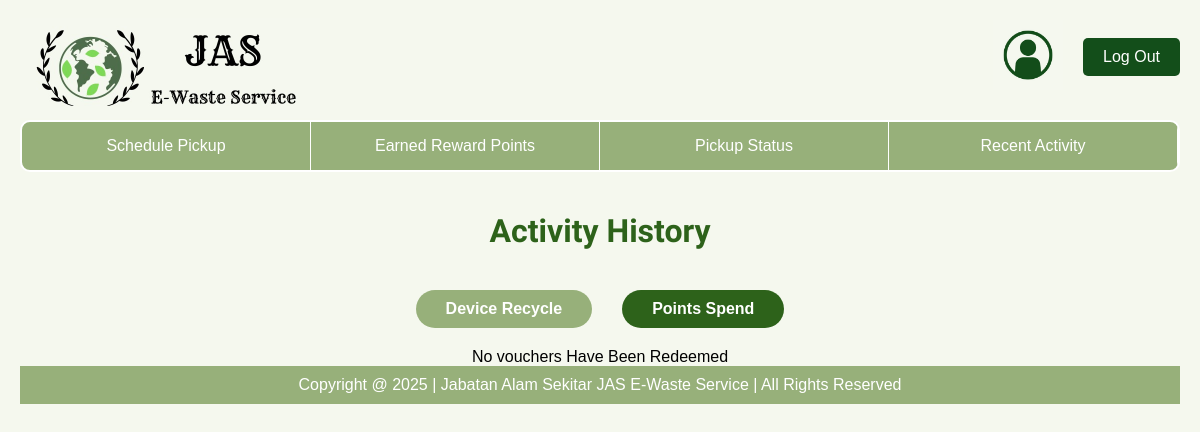
Page /customer/history-voucher/ (signed in) on the earlier database version.
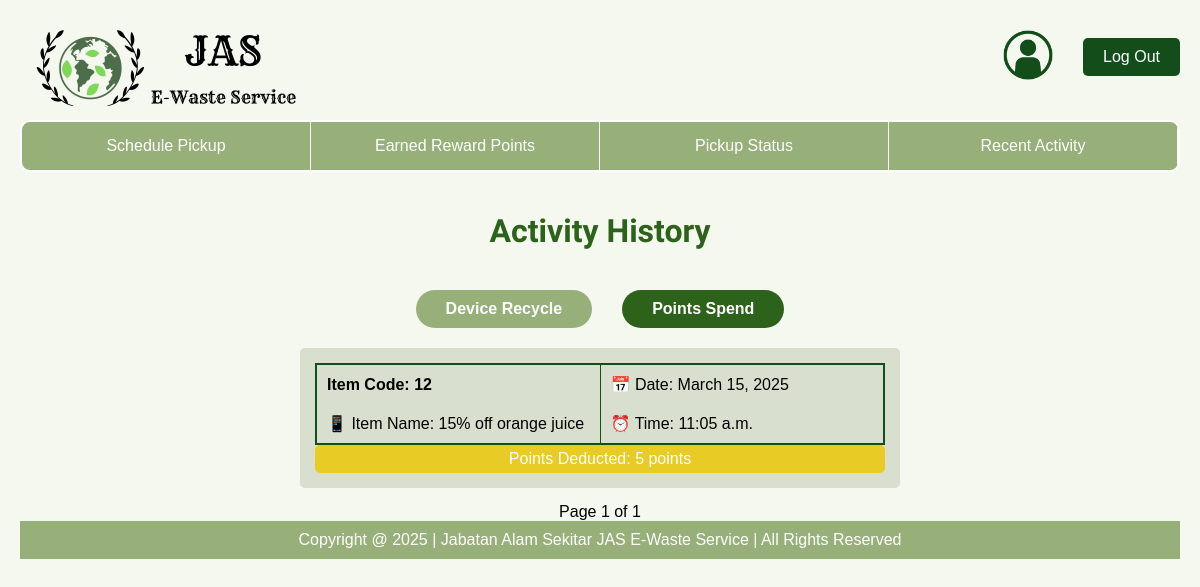
Same page on the later database version.
### database/models.py (models this page shows, shortened)
class Voucher(models.Model):
    voucherID = models.CharField(primary_key=True, max_length=200)
    name = models.CharField(max_length=150)
    pointsRequired = models.IntegerField()
    quantity = models.IntegerField()

### customer/views.py (the view)
# urls.py: path('history-voucher/', voucher_redeemed, name='voucher_redeemed'),  # Activity History - Voucher Redeemed
def voucher_redeemed(request):
    customerID = request.session.get('user_id')
    vouchers_redeemed = (CustomerRedemption.objects.filter(customer__customerID=customerID, status=False).select_related('voucher')
                         .values('voucher__voucherID', 'voucher__name', 'date', 'time', 'voucher__pointsRequired')
                         .order_by('-time')
                         )
    pagination = Paginator(vouchers_redeemed, 4)
    page = request.GET.get('page')
    vouchers = pagination.get_page(page)
    if not vouchers.object_list:
        return render(request, 'customer/activityHis-Point.html', {"Empty": True})
    return render(request, 'customer/activityHis-Point.html', {'vouchers':vouchers})

### customer/templates/customer/activityHis-Point.html (shortened to what this page needs)
{% extends 'customer/base_customer.html' %}
{% load static %}
    {% block extra_css %}
        <link rel="stylesheet" href="{% static 'css/activityHis-Point.css' %}">
    {% endblock %}
{% block content %}
<body>
    <h1 class="title">Activity History</h1>
    <div class="btn-container">
        <a href="{% url 'customer:device_recycled' %}">
            <button class="tab-btn" onclick="location.href={% url 'customer:device_recycled' %}">Device Recycle</button>
        </a>
        <a href="{% url 'customer:voucher_redeemed' %}">
            <button class="tab-btn active" onclick="location.href={% url 'customer:voucher_redeemed' %}">Points Spend</button>
        </a>
    </div>
    {% for voucher in vouchers %}
        <div class="activity-container">
            <div class="activity-card">
                <table>
                    <tr>
                        <td><strong>Item Code: {{voucher.voucher__voucherID}}</strong></td>
                        <td>📅 Date: {{voucher.date}}</td>
                    </tr>
                    <tr>
                        <td>📱 Item Name: {{voucher.voucher__name}}</td>
                        <td>⏰ Time: {{voucher.time}}</td>
                    </tr>
                </table>
                <div class="points-deducted">Points Deducted: {{voucher.voucher__pointsRequired}} points</div>
            </div>
        </div>
    {% endfor %}
    <div>
        {% if not Empty %}
            <span>Page {{ vouchers.number }} of {{ vouchers.paginator.num_pages }}</span>
        {% else %}
            <p>No vouchers Have Been Redeemed</p>
        {% endif %}
    </div>
</body>
{% endblock %}

Differences in the rows shown:
added Voucher: voucher__voucherID "12", date "March 15, 2025", voucher__name "15% off orange juice", time "11:05 a.m.", voucher__pointsRequired "5"
Other differences:
{{ vouchers.number }}: (not shown) → "1"
{{ vouchers.paginator.num_pages }}: (not shown) → "1"
text no longer shown: "No vouchers Have Been Redeemed"
text now shown: "Page of"
